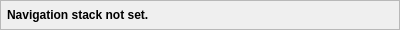
<?xml version="1.0" encoding="UTF-8"?>
<ui version="4.0">
 <class>ObjectHierarchyNavigator</class>
 <widget class="QWidget" name="ObjectHierarchyNavigator">
  <property name="geometry">
   <rect>
    <x>0</x>
    <y>0</y>
    <width>400</width>
    <height>30</height>
   </rect>
  </property>
  <property name="sizePolicy">
   <sizepolicy hsizetype="Expanding" vsizetype="Fixed">
    <horstretch>0</horstretch>
    <verstretch>30</verstretch>
   </sizepolicy>
  </property>
  <property name="minimumSize">
   <size>
    <width>0</width>
    <height>30</height>
   </size>
  </property>
  <property name="maximumSize">
   <size>
    <width>16777215</width>
    <height>30</height>
   </size>
  </property>
  <property name="windowTitle">
   <string>Form</string>
  </property>
  <layout class="QVBoxLayout" name="verticalLayout">
   <property name="spacing">
    <number>0</number>
   </property>
   <property name="margin">
    <number>0</number>
   </property>
   <item>
    <widget class="QScrollArea" name="scrollArea">
     <property name="verticalScrollBarPolicy">
      <enum>Qt::ScrollBarAlwaysOff</enum>
     </property>
     <property name="horizontalScrollBarPolicy">
      <enum>Qt::ScrollBarAlwaysOff</enum>
     </property>
     <property name="widgetResizable">
      <bool>true</bool>
     </property>
     <widget class="QWidget" name="navigationArea">
      <property name="geometry">
       <rect>
        <x>0</x>
        <y>0</y>
        <width>398</width>
        <height>28</height>
       </rect>
      </property>
      <layout class="QHBoxLayout" name="horizontalLayout">
       <property name="margin">
        <number>6</number>
       </property>
       <item>
        <widget class="QLabel" name="lblHierarchy">
         <property name="font">
          <font>
           <weight>75</weight>
           <bold>true</bold>
          </font>
         </property>
         <property name="text">
          <string>Navigation stack not set.</string>
         </property>
        </widget>
       </item>
      </layout>
     </widget>
    </widget>
   </item>
  </layout>
 </widget>
 <resources/>
 <connections/>
</ui>
